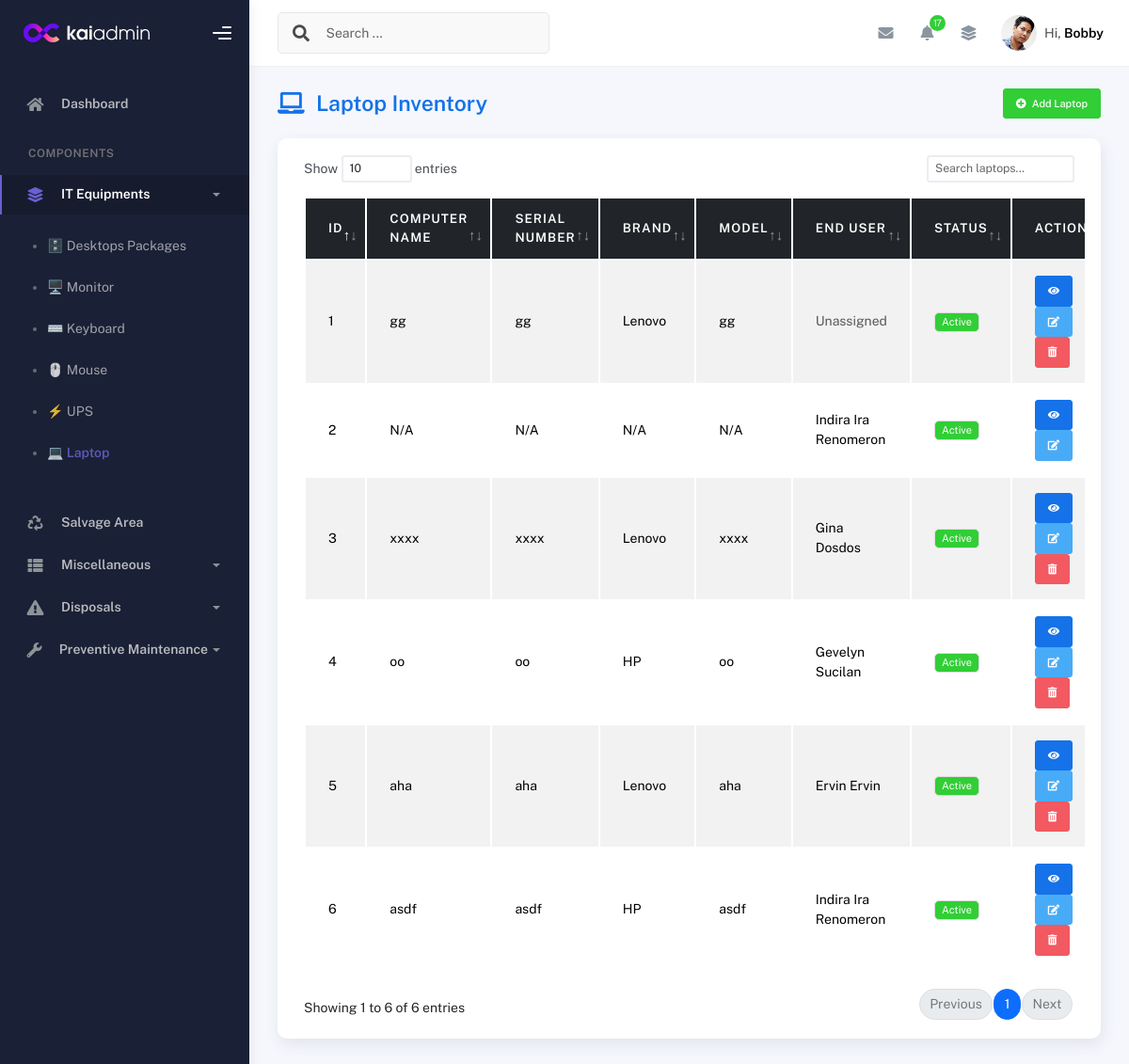
The page /laptops/ (signed in) on the database as committed earlier.
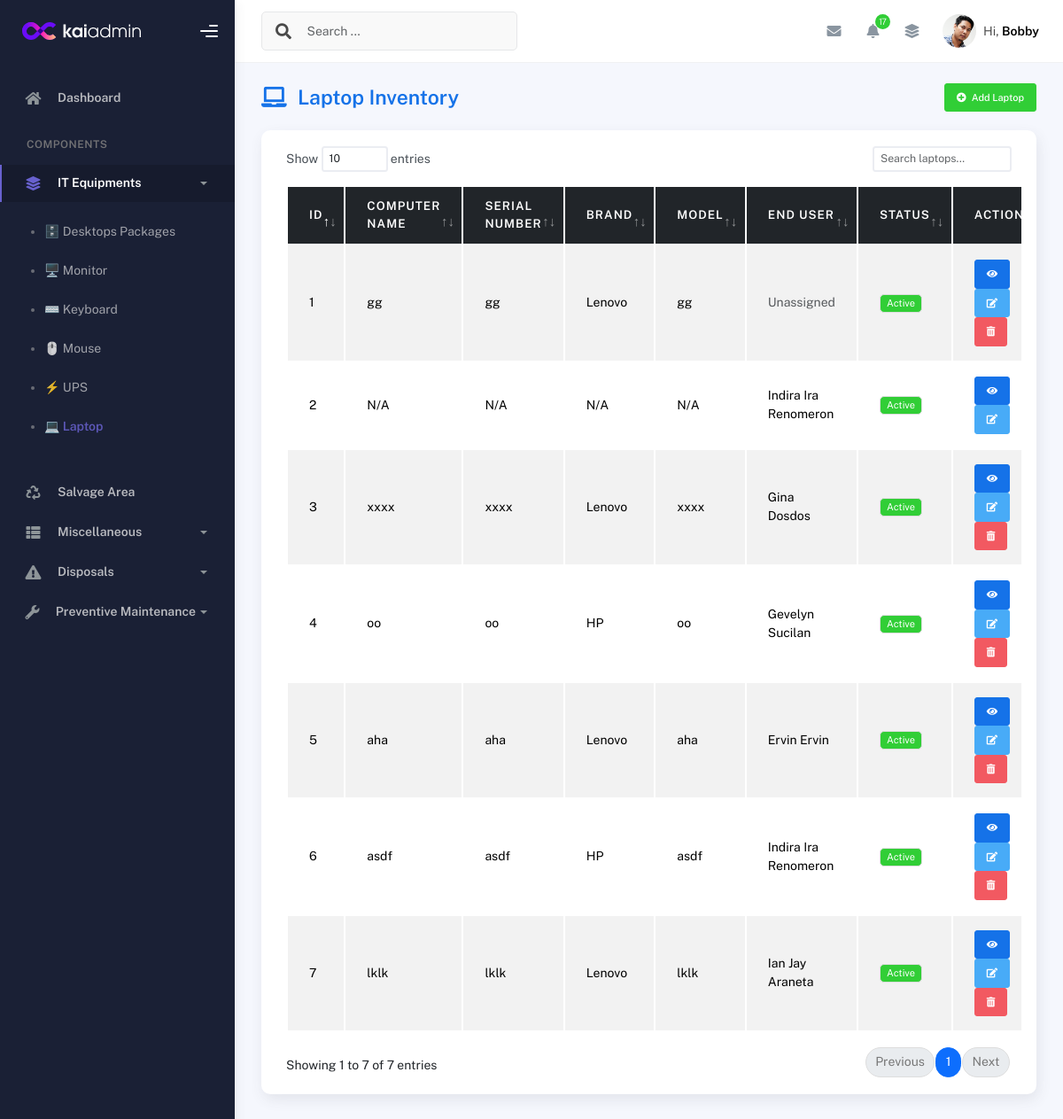
The same page on the database as committed later.
### inventory/models.py (models this page shows, shortened)
class LaptopPackage(models.Model):
    is_disposed = models.BooleanField(default=False)
    disposal_date = models.DateField(null=True, blank=True)
    created_at = models.DateTimeField(auto_now_add=True)
    updated_at = models.DateTimeField(auto_now=True)
    qr_code = models.ImageField(upload_to='qr_codes/laptops', blank=True, null=True)
    pm_schedule_date = models.DateField(null=True, blank=True)
    pm_schedule_notes = models.TextField(null=True, blank=True)

class LaptopDetails(models.Model):
    laptop_package = models.ForeignKey(
        LaptopPackage, related_name='laptop_details', on_delete=models.CASCADE
    )
    laptop_sn_db = models.CharField(max_length=255)
    serial_no_norm = models.CharField(
        max_length=255, null=True, blank=True, db_index=True, editable=False, unique=True
    )
    computer_name = models.CharField(max_length=255, unique=True, null=True)
    brand_name = models.ForeignKey(Brand, on_delete=models.SET_NULL, null=True, blank=True)
    model = models.CharField(max_length=255, null=True, blank=True)
    processor = models.CharField(max_length=100, null=True, blank=True)
    memory = models.CharField(max_length=100, null=True, blank=True)
    drive = models.CharField(max_length=255, null=True, blank=True)
    laptop_OS = models.CharField(max_length=100, blank=True, null=True)
    laptop_Office = models.CharField(max_length=100, blank=True, null=True)
    laptop_OS_keys = models.CharField(max_length=100, blank=True, null=True)
    laptop_Office_keys = models.CharField(max_length=100, blank=True, null=True)
    is_disposed = models.BooleanField(default=False)
    created_at = models.DateTimeField(default=timezone.now)

class Brand(models.Model):
    name = models.CharField(max_length=100, unique=True)
    is_keyboard = models.BooleanField(default=False)
    is_mouse = models.BooleanField(default=False)
    is_monitor = models.BooleanField(default=False)
    is_ups = models.BooleanField(default=False)
    is_desktop = models.BooleanField(default=False)
    def __str__(self):
        return self.name

### inventory/views.py (the view)
# urls.py: path("laptops/", views.laptop_list, name="laptop_list"),
@login_required
def laptop_list(request):
    packages = LaptopPackage.objects.all().select_related()
    laptops = []
    for pkg in packages:
        details = LaptopDetails.objects.filter(laptop_package=pkg, is_disposed=False).first()
        user = UserDetails.objects.filter(laptop_package=pkg).select_related("user_Enduser").first()
        laptops.append({
            "package": pkg,              # ✅ for item.package.id
            "details": details,          # ✅ for item.details.*
            "end_user": user.user_Enduser.full_name if user and user.user_Enduser else None,
        })
    return render(request, "laptop/laptop_list.html", {"laptops": laptops})

### inventory/models.py (called while the page is built)
    @property
    def full_name(self):
        return f"{self.employee_fname} {self.employee_lname}".strip()

    @property
    def avatar_url(self):
        if self.avatar and hasattr(self.avatar, "url"):
            return self.avatar.url
        return "/static/img/default-avatar.png"

### templates/laptop/laptop_list.html (shortened to what this page needs)
{% extends "base.html" %}
{% load static %}
{% block content %}
<div class="container">
  <div class="page-inner">
    <div class="page-header d-flex justify-content-between align-items-center">
      <h3 class="fw-bold mb-0 text-primary">
        <i class="fas fa-laptop me-2"></i> Laptop Inventory
      </h3>
      <a href="{% url 'add_desktop_package_with_details' %}?type=laptop" class="btn btn-success btn-sm">
        <i class="fas fa-plus-circle me-1"></i> Add Laptop
      </a>
    </div>
    <div class="card mt-3">
      <div class="card-body">
        <div class="table-responsive">
          <table id="laptopTable" class="table table-striped table-hover">
            <thead class="table-dark">
              <tr>
                <th>ID</th>
                <th>Computer Name</th>
                <th>Serial Number</th>
                <th>Brand</th>
                <th>Model</th>
                <th>End User</th>
                <th>Status</th>
                <th>Actions</th>
              </tr>
            </thead>
            <tbody>
              {% for item in laptops %}
              <tr class="{% if item.details and item.details.is_disposed %}table-danger{% endif %}">
                <td>{{ item.package.id }}</td>
                <td>
                  {% if item.details %}
                    {{ item.details.computer_name }}
                  {% else %}
                    N/A
                  {% endif %}
                </td>
                <td>
                  {% if item.details %}
                    {{ item.details.laptop_sn_db }}
                  {% else %}
                    N/A
                  {% endif %}
                </td>
                <td>
                  {% if item.details %}
                    {{ item.details.brand_name }}
                  {% else %}
                    N/A
                  {% endif %}
                </td>
                <td>
                  {% if item.details %}
                    {{ item.details.model }}
                  {% else %}
                    N/A
                  {% endif %}
                </td>
                <td>
                  {% if item.end_user %}
                    {{ item.end_user }}
                  {% else %}
                    <span class="text-muted">Unassigned</span>
                  {% endif %}
                </td>
                <td>
                  {% if item.details and item.details.is_disposed %}
                    <span class="badge bg-danger">Disposed</span>
                  {% else %}
                    <span class="badge bg-success">Active</span>
                  {% endif %}
                </td>
                <td>
                  <a href="{% url 'laptop_details_view' item.package.id %}" class="btn btn-sm btn-primary" title="View">
                    <i class="fas fa-eye"></i>
                  </a>
                  <a href="{% url 'laptop_details_view' item.package.id %}" class="btn btn-sm btn-info" title="Edit">
                    <i class="fas fa-edit"></i>
                  </a>
                  {% if item.details and not item.details.is_disposed %}
                  <a href="{% url 'dispose_laptop' item.details.id %}" class="btn btn-sm btn-danger" title="Dispose">
                    <i class="fas fa-trash-alt"></i>
                  </a>
                  {% endif %}
                </td>
              </tr>
              {% endfor %}
            </tbody>
          </table>
        </div>
      </div>
    </div>
  </div>
</div>
{% endblock %}

Rows that differ between the two databases and show on the page:
added LaptopPackage: package.id "7", details.computer_name "lklk", details.laptop_sn_db "lklk", details.brand_name "Lenovo", details.model "lklk", end_user "Ian Jay Araneta"
Other text that changed with them:
text written by a page script: "Show entries Showing 1 to 6 of 6 entries Previous 1 Next" → "Show entries Showing 1 to 7 of 7 entries Previous 1 Next"
